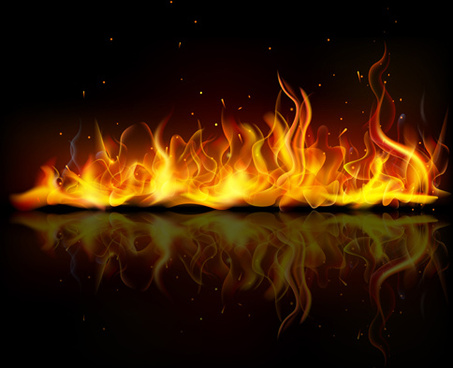
#> input picture test.jpg, 453 x 368 px, given in place of the camera
$ python Fire1.py
#> lines starting #> are read from the running program, lines starting #| are printed output that depends on the picture; after the words box and inside, x2 and y2 are one past the last pixel; in counts of white or black regions, pixels touching at a corner belong together
import cv2
import numpy as np
import matplotlib.pyplot as plt

live_Camera = cv2.VideoCapture(0)
lower_bound = np.array([11,33,111])
upper_bound = np.array([90,255,255])

while(live_Camera.isOpened()):
    ret, frame = live_Camera.read()
#> frame is the input picture: shape (368, 453, 3); mean B, G, R 3.1, 27.1, 54.1
    frame = cv2.resize(frame,(1280,720))
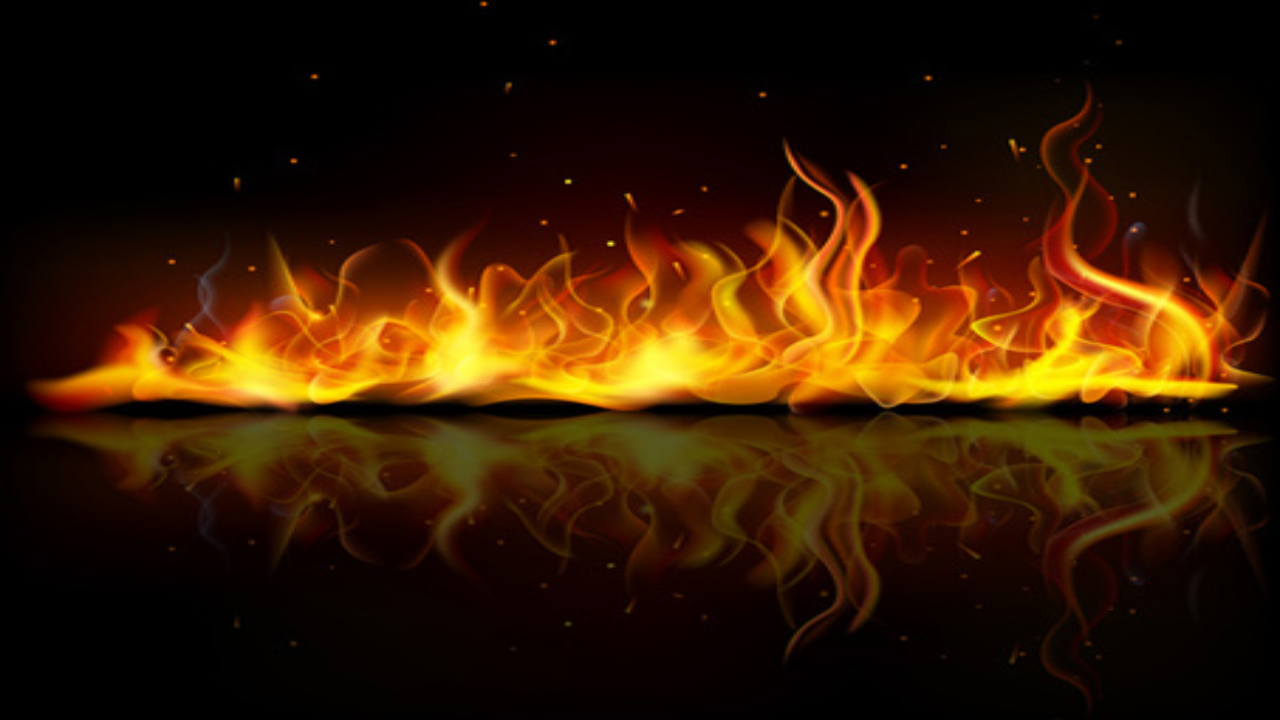
#> frame: shape (720, 1280, 3); mean B, G, R 3, 27, 54
    frame = cv2.flip(frame,1)
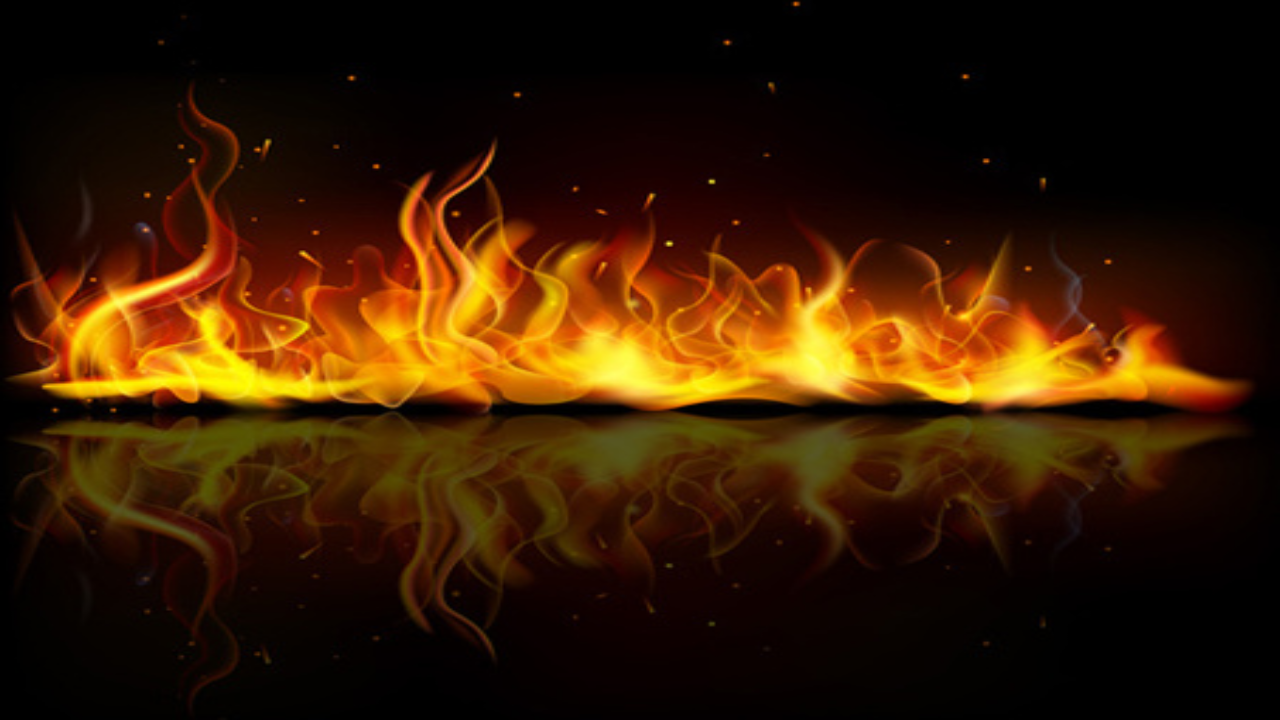
#> frame: shape (720, 1280, 3); mean B, G, R 3, 27, 54


    frame_smooth = cv2.GaussianBlur(frame,(7,7),0)
    mask = np.zeros_like(frame)
    mask[0:720, 0:1280] = [255,255,255]
    img_roi = cv2.bitwise_and(frame_smooth, mask)
    frame_hsv = cv2.cvtColor(img_roi,cv2.COLOR_BGR2HSV)
#> frame_hsv: shape (720, 1280, 3); mean H, S, V 17.2, 195.9, 54.1
    image_binary = cv2.inRange(frame_hsv, lower_bound, upper_bound)
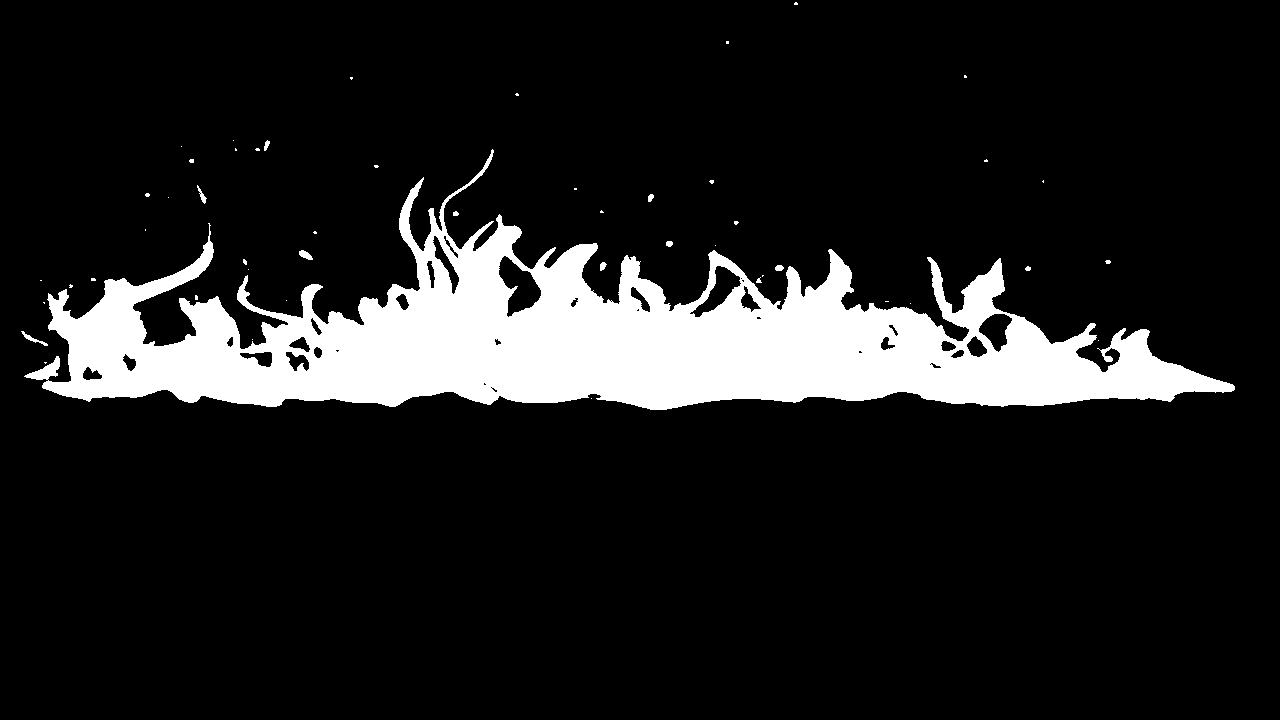
#> image_binary: shape (720, 1280); 12.4% white; 50 white regions (38 under 20 px), largest, box (x1, y1, x2, y2) and area: (24, 149, 1235, 410) 113563, (21, 331, 48, 346) 91, (299, 250, 313, 260) 83
    check_if_fire_detected = cv2.countNonZero(image_binary)
#> check_if_fire_detected = 114340


    if int(check_if_fire_detected) >= 20000 :
        cv2.putText(frame,"Fire Detected !",(300,60),cv2.FONT_HERSHEY_COMPLEX,3,(0,0,255),2)
        cv2.putText(frame,"Press q to quit video !",(300,120),cv2.FONT_HERSHEY_PLAIN,2,(0,0,255),2)
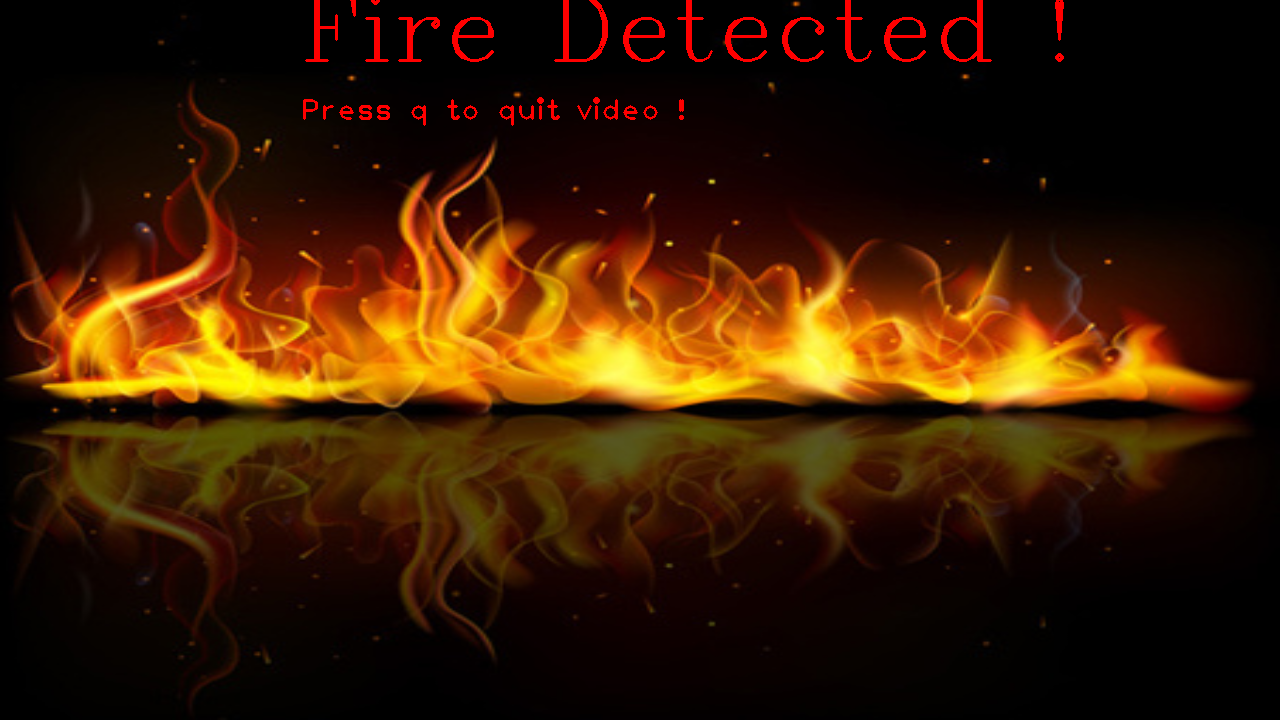
#> frame: shape (720, 1280, 3); mean B, G, R 3, 27, 56.5

    cv2.imshow("Fire Detection",frame)
    print("fire found")
    if cv2.waitKey(1) & 0xFF == ord('q'):
#> (key q is pressed here)
        live_Camera.release()
        cv2.destroyAllWindows()

$ run again, on fire3.png
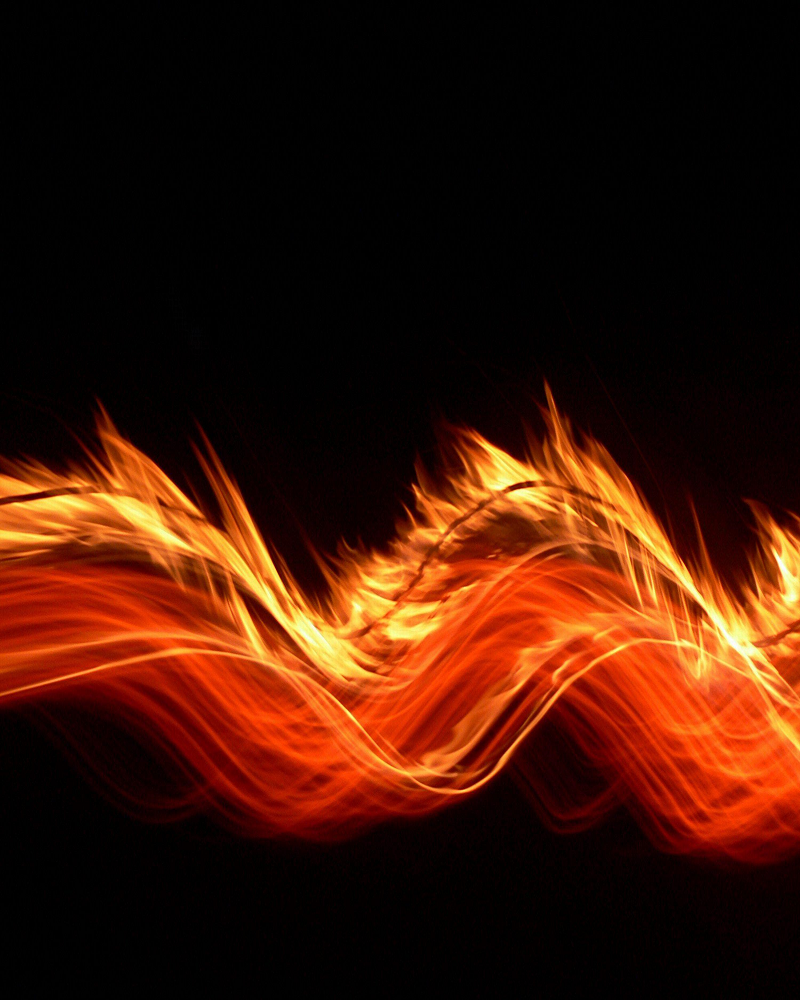
#> input picture fire3.png, 800 x 1000 px, given in place of the camera
#> frame is the input picture: shape (1000, 800, 3); mean B, G, R 6.1, 21.9, 61.3
#> frame_hsv: shape (720, 1280, 3); mean H, S, V 23.3, 156.2, 61.2
#> `image_binary = cv2.inRange(frame_hsv, lower_bound, upper_bound)`:
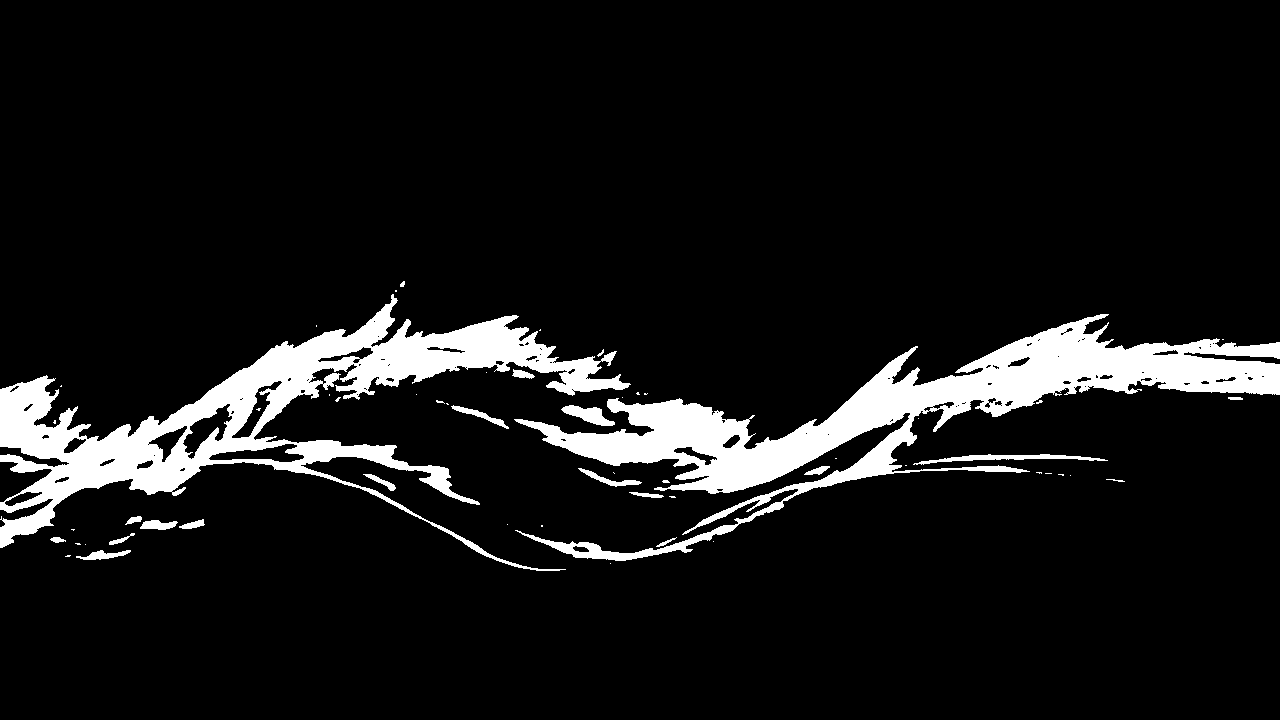
#> image_binary: shape (720, 1280); 8.9% white; 56 white regions (35 under 20 px), largest, box (x1, y1, x2, y2) and area: (514, 314, 1280, 561) 40439, (0, 294, 631, 571) 37851, (913, 454, 1108, 465) 755
#> check_if_fire_detected = 81998
#> `cv2.putText(frame,"Press q to quit video !",(300,120),cv2.FONT_HERSHEY..`:
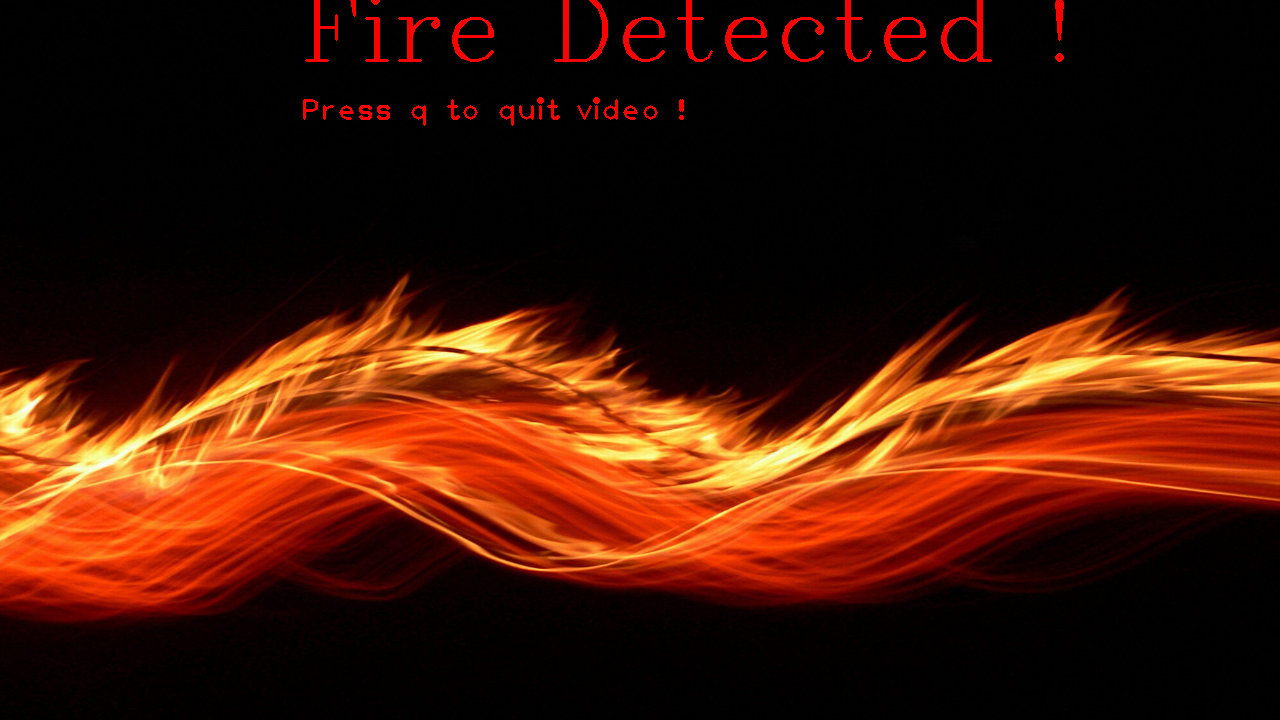
#> frame: shape (720, 1280, 3); mean B, G, R 6.1, 21.9, 63.7
